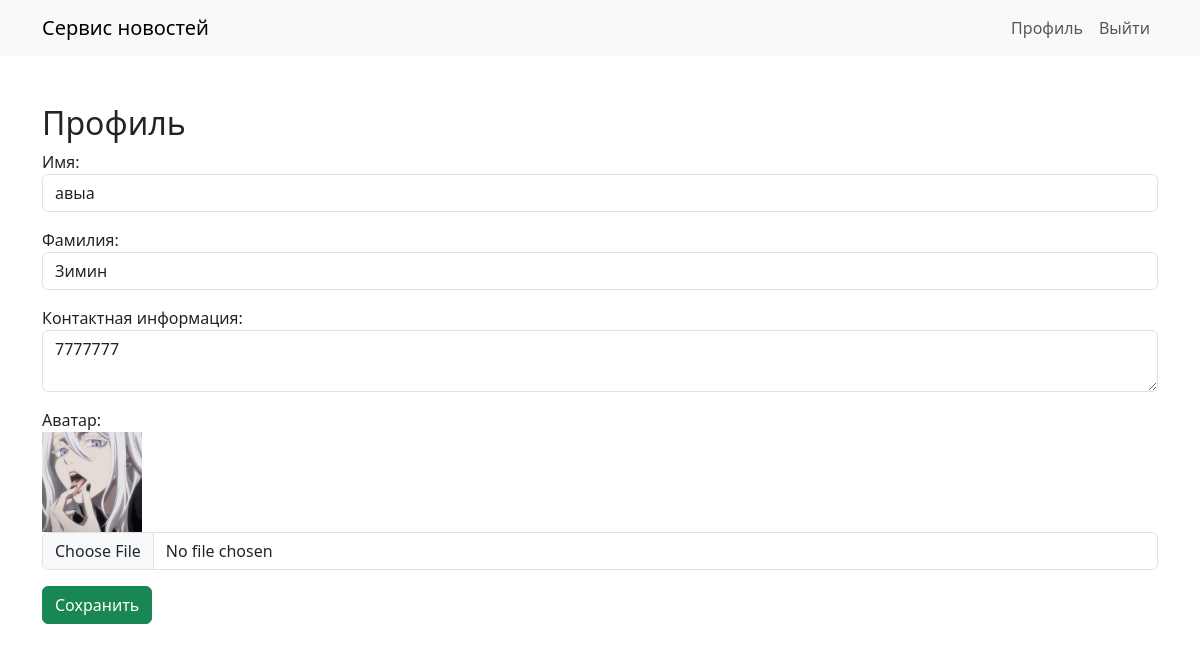
/profile/ (signed in), run on the app's committed database.
### main/models.py (models this page shows, shortened)
class Profile(models.Model):
    user = models.OneToOneField(settings.AUTH_USER_MODEL, on_delete=models.CASCADE)
    avatar = models.ImageField(upload_to='avatars/', blank=True, null=True)
    first_name = models.CharField(max_length=50, blank=True)
    last_name = models.CharField(max_length=50, blank=True)
    contact_info = models.TextField(blank=True)

### main/views.py (the view, shortened to what this page needs)
# urls.py: path('profile/', views.profile, name='profile'),
@login_required
def profile(request):
    profile = Profile.objects.get(user=request.user)
    return render(request, 'main/profile.html', {'profile': profile})

### main/templates/main/profile.html (shortened to what this page needs)
{% extends 'base.html' %}
{% block content %}
<div class="container mt-5">
  <h2>Профиль</h2>
  <form method="post" enctype="multipart/form-data">
    <div class="mb-3">
      <label>Имя:</label>
      <input type="text" name="first_name" value="{{ profile.first_name }}" class="form-control">
    </div>
    <div class="mb-3">
      <label>Фамилия:</label>
      <input type="text" name="last_name" value="{{ profile.last_name }}" class="form-control">
    </div>
    <div class="mb-3">
      <label>Контактная информация:</label>
      <textarea name="contact_info" class="form-control">{{ profile.contact_info }}</textarea>
    </div>
    <div class="mb-3">
      <label>Аватар:</label><br>
      {% if profile.avatar %}
        <img src="{{ profile.avatar.url }}" width="100"><br>
      {% endif %}
      <input type="file" name="avatar" class="form-control">
    </div>
    <button type="submit" class="btn btn-success">Сохранить</button>
  </form>
</div>
{% endblock %}

### main/templates/base.html (shortened to what this page needs)
<!DOCTYPE html>
<html lang="ru">
<head>
  <link href="https://cdn.jsdelivr.net/npm/bootstrap@5.3.2/dist/css/bootstrap.min.css" rel="stylesheet">
</head>
<body>
<nav class="navbar navbar-expand-lg navbar-light bg-light">
  <div class="container">
    <a class="navbar-brand" href="/">Сервис новостей</a>
    <div class="collapse navbar-collapse">
      <ul class="navbar-nav ms-auto">
        {% if user.is_authenticated %}
        <li class="nav-item"><a class="nav-link" href="{% url 'profile' %}">Профиль</a></li>
        <li class="nav-item"><a class="nav-link" href="{% url 'logout' %}">Выйти</a></li>
        {% else %}
        <li class="nav-item"><a class="nav-link" href="{% url 'login' %}">Войти</a></li>
        <li class="nav-item"><a class="nav-link" href="{% url 'register' %}">Регистрация</a></li>
        {% endif %}
      </ul>
    </div>
  </div>
</nav>
{% block content %}{% endblock %}
</body>
</html>

### data on the page
Profile: first_name "авыа", last_name "Зимин", contact_info "7777777", avatar (picture)
